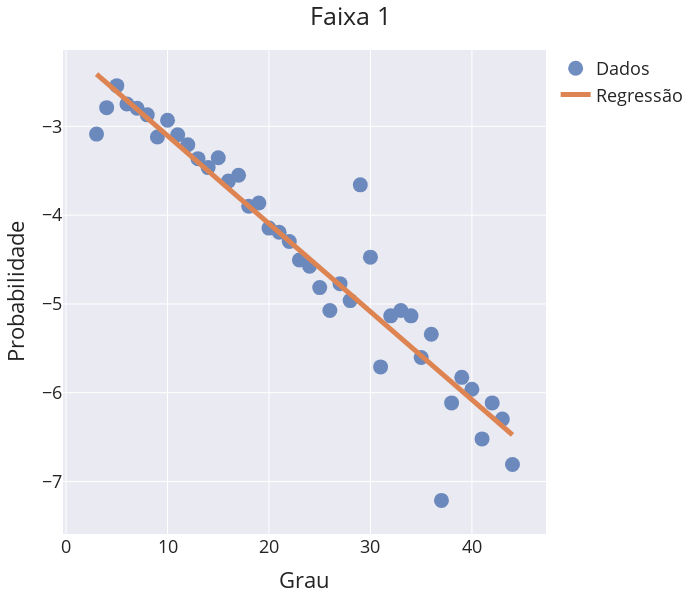
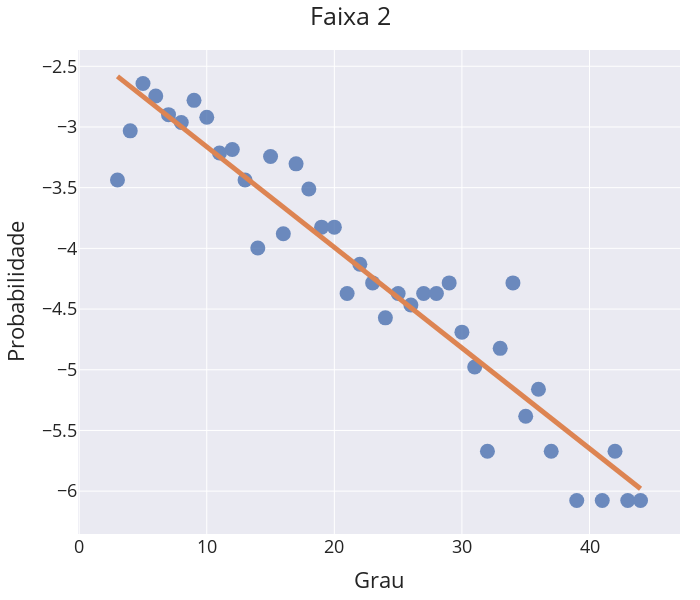
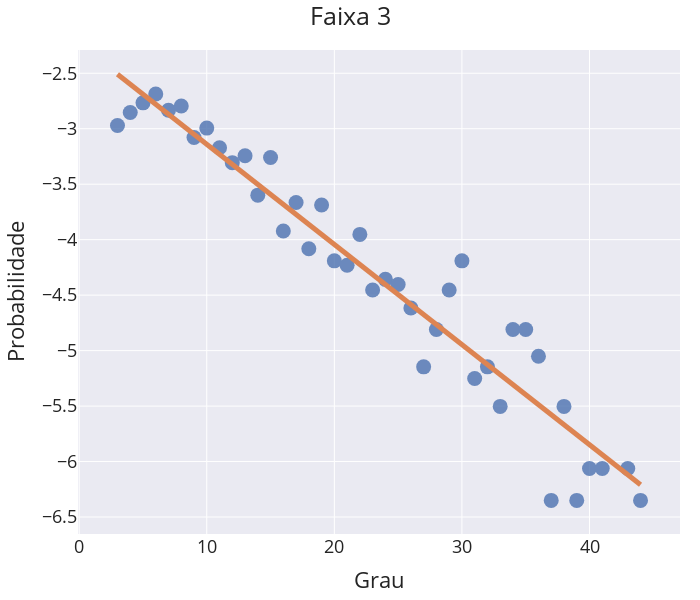
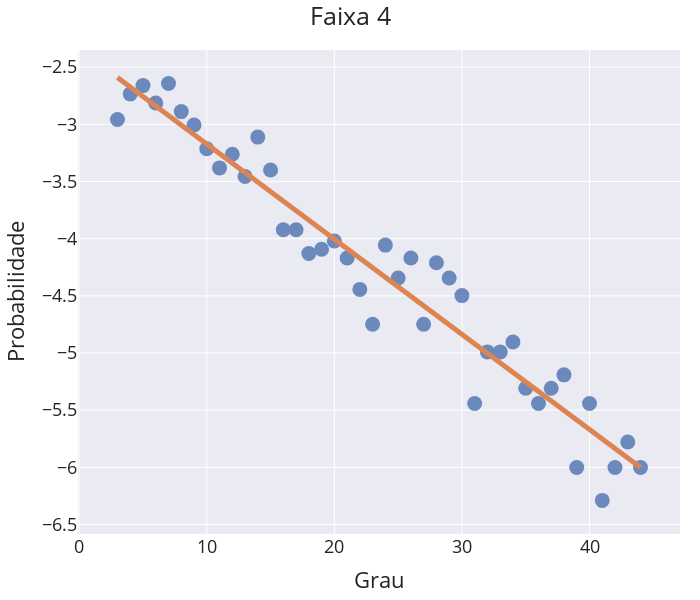

The code cell stored with these charts, in order, in its notebook:
### Code cell
A,B,C,S = generate_distribution_byfaixas(contagem,faixas)

### Figure 1 — Plotly figure (JSON) as saved in the notebook; plotly's stock layout.template omitted (floating-point values rounded to 4 significant figures)
{"data": [{"marker": {"size": 15}, "mode": "markers", "name": "Dados", "opacity": 0.8, "type": "scatter", "x": [3, 4, 5, 6, 7, 8, 9, 10, 11, 12, 13, 14, 15, 16, 17, 18, 19, 20, 21, 22, 23, 24, 25, 26, 27, 28, 29, 30, 31, 32, 33, 34, 35, 36, 37, 38, 39, 40, 41, 42, 43, 44], "y": [-3.087, -2.789, -2.541, -2.748, -2.795, -2.87, -3.119, -2.93, -3.095, -3.206, -3.364, -3.464, -3.353, -3.616, -3.55, -3.9, -3.864, -4.146, -4.193, -4.296, -4.506, -4.575, -4.816, -5.074, -4.771, -4.962, -3.658, -4.473, -5.71, -5.134, -5.074, -5.134, -5.604, -5.342, -7.214, -6.115, -5.827, -5.961, -6.521, -6.115, -6.297, -6.808]}, {"line": {"width": 5}, "marker": {"size": 15}, "mode": "lines", "name": "Regressão", "type": "scatter", "x": [3, 4, 5, 6, 7, 8, 9, 10, 11, 12, 13, 14, 15, 16, 17, 18, 19, 20, 21, 22, 23, 24, 25, 26, 27, 28, 29, 30, 31, 32, 33, 34, 35, 36, 37, 38, 39, 40, 41, 42, 43, 44], "y": [-2.412, -2.511, -2.61, -2.709, -2.808, -2.907, -3.007, -3.106, -3.205, -3.304, -3.403, -3.502, -3.601, -3.7, -3.799, -3.898, -3.997, -4.096, -4.196, -4.295, -4.394, -4.493, -4.592, -4.691, -4.79, -4.889, -4.988, -5.087, -5.186, -5.286, -5.385, -5.484, -5.583, -5.682, -5.781, -5.88, -5.979, -6.078, -6.177, -6.276, -6.375, -6.475]}], "layout": {"font": {"size": 18}, "height": 600, "margin": {"b": 20, "l": 20, "r": 20, "t": 50}, "paper_bgcolor": "rgba(0,0,0,0)", "showlegend": true, "title": {"text": "Faixa 1"}, "width": 700, "xaxis": {"tickfont": {"size": 18}, "title": {"text": "Grau"}}, "yaxis": {"tickfont": {"size": 18}, "title": {"text": "Probabilidade"}}}}

### Figure 2 — Plotly figure (JSON) as saved in the notebook; plotly's stock layout.template omitted (floating-point values rounded to 4 significant figures)
{"data": [{"marker": {"size": 15}, "mode": "markers", "name": "Dados", "opacity": 0.8, "type": "scatter", "x": [3, 4, 5, 6, 7, 8, 9, 10, 11, 12, 13, 14, 15, 16, 17, 18, 19, 20, 21, 22, 23, 24, 25, 26, 27, 28, 29, 30, 31, 32, 33, 34, 35, 36, 37, 39, 41, 42, 43, 44], "y": [-3.437, -3.032, -2.643, -2.744, -2.898, -2.963, -2.781, -2.919, -3.214, -3.186, -3.437, -3.997, -3.243, -3.879, -3.304, -3.512, -3.825, -3.825, -4.372, -4.131, -4.285, -4.572, -4.372, -4.467, -4.372, -4.372, -4.285, -4.69, -4.978, -5.671, -4.824, -4.285, -5.383, -5.16, -5.671, -6.076, -6.076, -5.671, -6.076, -6.076]}, {"line": {"width": 5}, "marker": {"size": 15}, "mode": "lines", "name": "Regressão", "type": "scatter", "x": [3, 4, 5, 6, 7, 8, 9, 10, 11, 12, 13, 14, 15, 16, 17, 18, 19, 20, 21, 22, 23, 24, 25, 26, 27, 28, 29, 30, 31, 32, 33, 34, 35, 36, 37, 39, 41, 42, 43, 44], "y": [-2.583, -2.666, -2.749, -2.832, -2.914, -2.997, -3.08, -3.163, -3.246, -3.329, -3.412, -3.495, -3.577, -3.66, -3.743, -3.826, -3.909, -3.992, -4.075, -4.158, -4.24, -4.323, -4.406, -4.489, -4.572, -4.655, -4.738, -4.821, -4.903, -4.986, -5.069, -5.152, -5.235, -5.318, -5.401, -5.567, -5.732, -5.815, -5.898, -5.981]}], "layout": {"font": {"size": 18}, "height": 600, "margin": {"b": 20, "l": 20, "r": 20, "t": 50}, "paper_bgcolor": "rgba(0,0,0,0)", "showlegend": false, "title": {"text": "Faixa 2"}, "width": 700, "xaxis": {"tickfont": {"size": 18}, "title": {"text": "Grau"}}, "yaxis": {"tickfont": {"size": 18}, "title": {"text": "Probabilidade"}}}}

### Figure 3 — Plotly figure (JSON) as saved in the notebook; plotly's stock layout.template omitted (floating-point values rounded to 4 significant figures)
{"data": [{"marker": {"size": 15}, "mode": "markers", "name": "Dados", "opacity": 0.8, "type": "scatter", "x": [3, 4, 5, 6, 7, 8, 9, 10, 11, 12, 13, 14, 15, 16, 17, 18, 19, 20, 21, 22, 23, 24, 25, 26, 27, 28, 29, 30, 31, 32, 33, 34, 35, 36, 37, 38, 39, 40, 41, 43, 44], "y": [-2.972, -2.854, -2.767, -2.687, -2.834, -2.795, -3.079, -2.995, -3.172, -3.306, -3.244, -3.599, -3.259, -3.923, -3.665, -4.082, -3.688, -4.191, -4.23, -3.952, -4.453, -4.358, -4.404, -4.616, -5.146, -4.81, -4.453, -4.191, -5.252, -5.146, -5.503, -4.81, -4.81, -5.051, -6.35, -5.503, -6.35, -6.063, -6.063, -6.063, -6.35]}, {"line": {"width": 5}, "marker": {"size": 15}, "mode": "lines", "name": "Regressão", "type": "scatter", "x": [3, 4, 5, 6, 7, 8, 9, 10, 11, 12, 13, 14, 15, 16, 17, 18, 19, 20, 21, 22, 23, 24, 25, 26, 27, 28, 29, 30, 31, 32, 33, 34, 35, 36, 37, 38, 39, 40, 41, 43, 44], "y": [-2.509, -2.599, -2.689, -2.779, -2.87, -2.96, -3.05, -3.14, -3.231, -3.321, -3.411, -3.501, -3.592, -3.682, -3.772, -3.862, -3.953, -4.043, -4.133, -4.223, -4.314, -4.404, -4.494, -4.584, -4.675, -4.765, -4.855, -4.945, -5.036, -5.126, -5.216, -5.306, -5.396, -5.487, -5.577, -5.667, -5.757, -5.848, -5.938, -6.118, -6.209]}], "layout": {"font": {"size": 18}, "height": 600, "margin": {"b": 20, "l": 20, "r": 20, "t": 50}, "paper_bgcolor": "rgba(0,0,0,0)", "showlegend": false, "title": {"text": "Faixa 3"}, "width": 700, "xaxis": {"tickfont": {"size": 18}, "title": {"text": "Grau"}}, "yaxis": {"tickfont": {"size": 18}, "title": {"text": "Probabilidade"}}}}

### Figure 4 — Plotly figure (JSON) as saved in the notebook; plotly's stock layout.template omitted (floating-point values rounded to 4 significant figures)
{"data": [{"marker": {"size": 15}, "mode": "markers", "name": "Dados", "opacity": 0.8, "type": "scatter", "x": [3, 4, 5, 6, 7, 8, 9, 10, 11, 12, 13, 14, 15, 16, 17, 18, 19, 20, 21, 22, 23, 24, 25, 26, 27, 28, 29, 30, 31, 32, 33, 34, 35, 36, 37, 38, 39, 40, 41, 42, 43, 44], "y": [-2.958, -2.734, -2.661, -2.814, -2.643, -2.889, -3.006, -3.214, -3.381, -3.261, -3.457, -3.112, -3.399, -3.923, -3.923, -4.13, -4.092, -4.021, -4.169, -4.444, -4.749, -4.056, -4.344, -4.169, -4.749, -4.21, -4.344, -4.498, -5.442, -4.99, -4.99, -4.903, -5.309, -5.442, -5.309, -5.191, -6.002, -5.442, -6.29, -6.002, -5.779, -6.002]}, {"line": {"width": 5}, "marker": {"size": 15}, "mode": "lines", "name": "Regressão", "type": "scatter", "x": [3, 4, 5, 6, 7, 8, 9, 10, 11, 12, 13, 14, 15, 16, 17, 18, 19, 20, 21, 22, 23, 24, 25, 26, 27, 28, 29, 30, 31, 32, 33, 34, 35, 36, 37, 38, 39, 40, 41, 42, 43, 44], "y": [-2.59, -2.673, -2.756, -2.84, -2.923, -3.006, -3.089, -3.173, -3.256, -3.339, -3.422, -3.506, -3.589, -3.672, -3.755, -3.839, -3.922, -4.005, -4.088, -4.171, -4.255, -4.338, -4.421, -4.504, -4.588, -4.671, -4.754, -4.837, -4.921, -5.004, -5.087, -5.17, -5.254, -5.337, -5.42, -5.503, -5.586, -5.67, -5.753, -5.836, -5.919, -6.003]}], "layout": {"font": {"size": 18}, "height": 600, "margin": {"b": 20, "l": 20, "r": 20, "t": 50}, "paper_bgcolor": "rgba(0,0,0,0)", "showlegend": false, "title": {"text": "Faixa 4"}, "width": 700, "xaxis": {"tickfont": {"size": 18}, "title": {"text": "Grau"}}, "yaxis": {"tickfont": {"size": 18}, "title": {"text": "Probabilidade"}}}}
